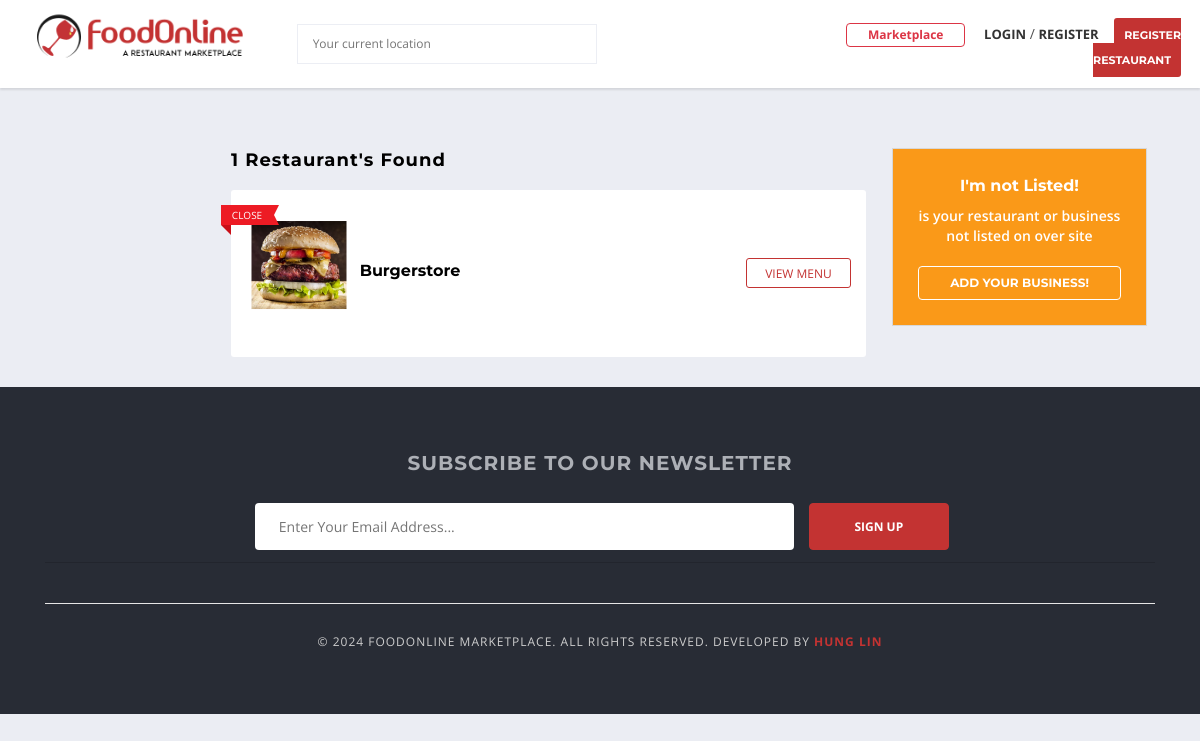
Page /marketplace/ on the earlier database version.
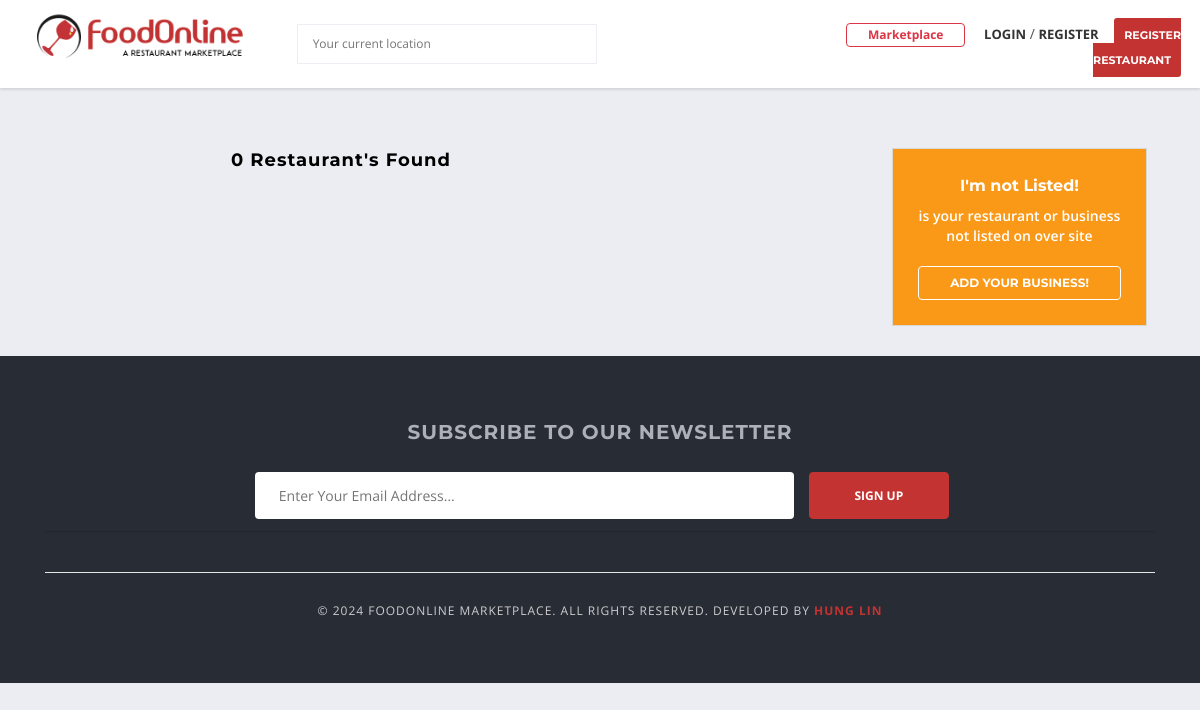
Same page on the later database version.
### vendor/models.py (models this page shows, shortened)
class Vendor(models.Model):
    user = models.OneToOneField(User, on_delete=models.CASCADE, related_name="vendor")
    user_profile = models.OneToOneField(UserProfile, on_delete=models.CASCADE, related_name="vendor")
    vendor_name = models.CharField(max_length=50)
    vendor_slug = models.SlugField(max_length=100, unique=True,null=True)
    vendor_license = models.ImageField(upload_to="vendor/license")
    is_approved = models.BooleanField(default=False)
    created_at = models.DateTimeField(auto_now_add=True,null=True)
    modfied_at = models.DateTimeField(auto_now=True)
    def is_open(self):
        today_date = date.today()
        today = today_date.isoweekday()
        current_opening_hours = OpeningHour.objects.filter(vendor=self, day=today)
        now = datetime.now()
        current_time = now.strftime("%H:%M:%S")
        is_open = None
        return is_open

### marketplace/views.py (the view)
# urls.py: path("marketplace/", include("marketplace.urls")),
def marketplace(request):
    vendors = Vendor.objects.filter(is_approved=True, user__is_active=True)
    vendor_count = vendors.count()
    context = {
        "vendors": vendors,
        "vendor_count": vendor_count,
    }
    return render(request, "marketplace/listings.html", context)

### accounts/context_processors.py (called while the page is built)
def get_vendor(request):
    try:
        vendor = Vendor.objects.get(user=request.user)
    except:
        vendor = None
    return dict(vendor=vendor)

def get_user_profile(request):
    try:
        user_profile = UserProfile.objects.get(user=request.user)
    except:
        user_profile = None
    return dict(user_profile=user_profile)

### templates/marketplace/listings.html (shortened to what this page needs)
{% extends "base.html" %}
{% load static %}
{% block content %}
<div class="main-section">
  <div
    class="page-section nopadding cs-nomargin"
    style="
      margin-top: 0px;
      padding-top: 60px;
      padding-bottom: 10px;
      margin-bottom: 0px;
    "
  >
    <div class="container">
      <div class="row">
        <div class="col-lg-12 col-md-12 col-sm-12 col-xs-12">
          <div class="row">
            <aside class="col-lg-2 col-md-2 col-sm-12 col-xs-12"></aside>
            <div class="col-lg-7 col-md-7 col-sm-12 col-xs-12">
              <div class="listing-sorting-holder">
                <div class="row">
                  <div class="col-lg-12 col-md-12 col-sm-12 col-xs-12">
                    <h4>{{ vendor_count }} Restaurant's found</h4>
                  </div>
                </div>
              </div>
              <div class="listing simple">
                <ul>
                  {% for vendor in vendors %}
                  <li style="line-height: 15px;">
                    <div class="img-holder">
                      <figure>
                        <a href="#">
                        {% if vendor.user_profile.profile_picture %}
                          <img
                            src="{{ vendor.user_profile.profile_picture.url }}"
                            class="img-list wp-post-image"
                            alt=""
                          />
                        {% else %}
                          <img
                            src="{% static 'images/default-profile.png' %}"
                            class="img-list wp-post-image"
                            alt=""
                          />
                        {% endif %}
                        </a>
                      </figure>
                      {% if vendor.is_open %}
                      <span class="restaurant-status open"
                        ><em class="bookmarkRibbon"></em>Open</span
                      >
                      {% else %}
                      <span class="restaurant-status close"
                        ><em class="bookmarkRibbon"></em>Close</span
                      >
                      {% endif %}
                    </div>
                    <div class="text-holder">
                      <div class="post-title">
                        <h5>
                          <a href="{% url 'marketplace:vendor_detail' vendor.vendor_slug %}">{{ vendor.vendor_name }}</a>
                        </h5>
                      </div>
                    </div>
                    <div class="list-option">
                      <a href="{% url 'marketplace:vendor_detail' vendor.vendor_slug %}" class="viewmenu-btn text-color">View Menu</a>
                    </div>
                  </li>
                  {% endfor %}
                </ul>
              </div>
            </div>
            <div class="section-sidebar col-lg-3 col-md-3 col-sm-12 col-xs-12">
              <div class="message-box" style="background-color: #fa9918">
                <strong>I'm not Listed!</strong
                ><span
                  >is your restaurant or business not listed on over site</span
                >
                <a href="{% url 'accounts:registerVendor' %}" class="request-btn">Add Your business!</a>
              </div>
            </div>
          </div>
        </div>
      </div>
    </div>
  </div>
</div>
{% endblock %}

Differences in the rows shown:
removed Vendor: shows "CLOSE", vendor_name "Burgerstore"
Other differences:
{{ vendor_count }}: "1" → "0"
